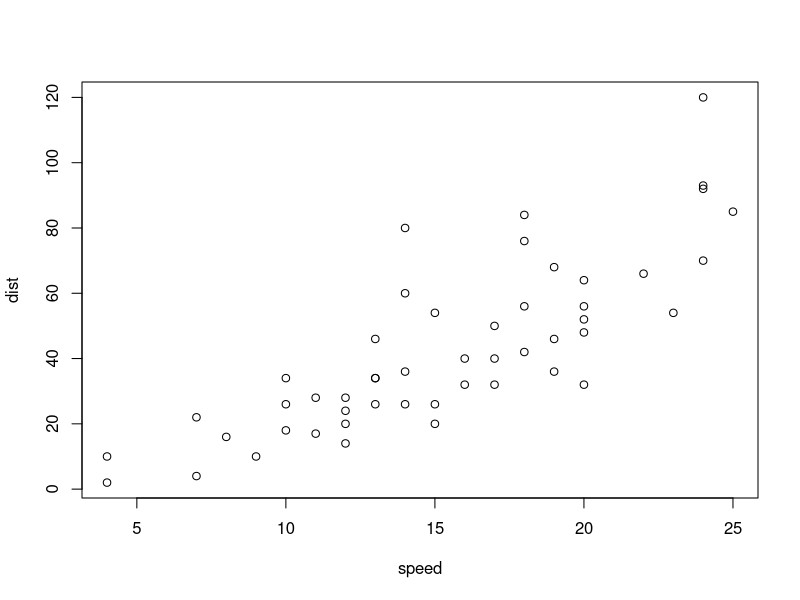
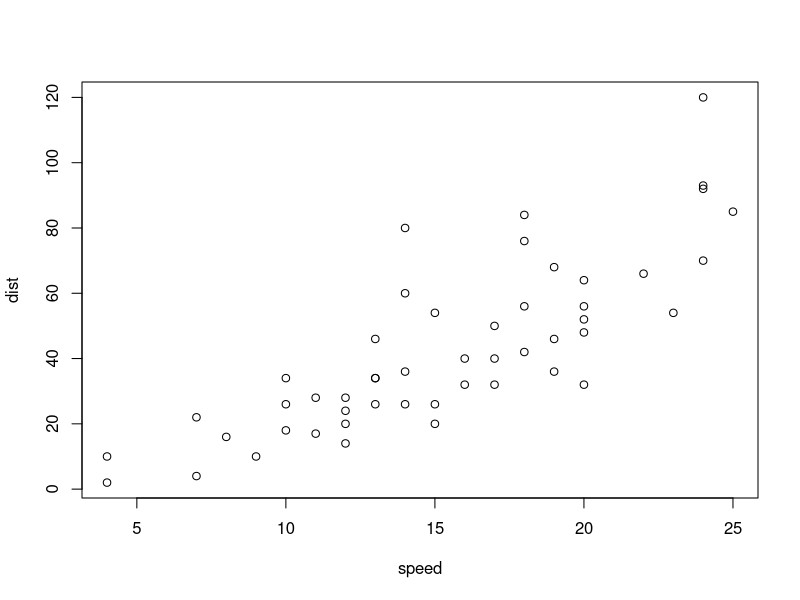
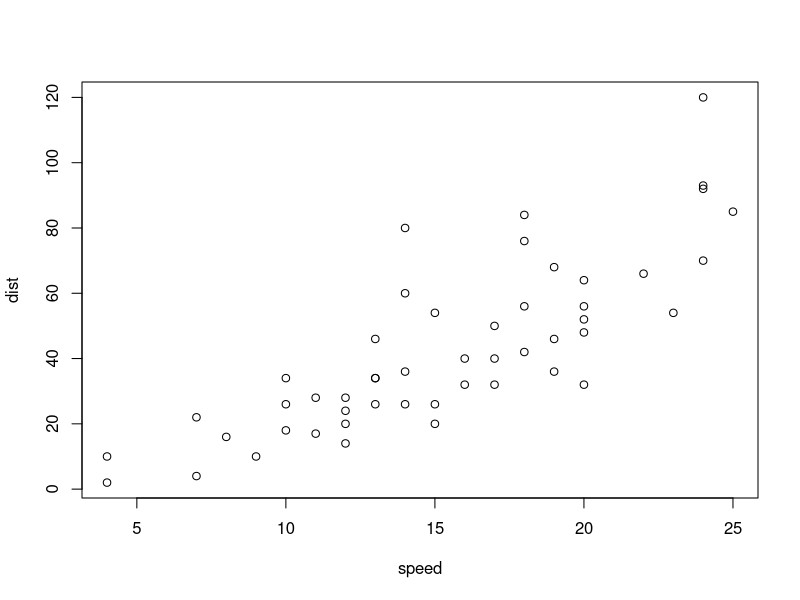
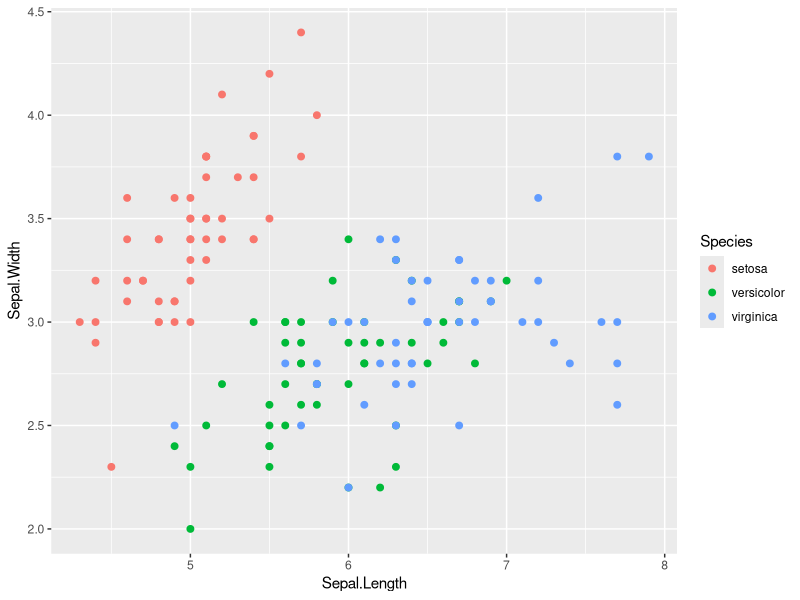

The R script that drew these images, in order:
## ---- chunk 1
library(tidyverse)
library(readxl)
## ---- chunk 2
# この間にコードを記載する
a <- c(1, 2, 3, 4, 5)
a
## ---- chunk 3
d <- read_excel("./data/chapter34_Rmarkdown.xlsx", sheet = 3)
knitr::kable(d)
## ---- chunk 4
#| message: false
#| column: margin
#| collapse: true

plot(cars)
## ---- chunk 5
#| filename: "様々なchunk optionの設定"
#| fig-cap: "figure caption：出力した図にキャプションが付く（cap-location: marginなので右に表示）"
#| fig-alt: "図が読みだせません"
#| fig.height: 4
#| cap-location: margin
#| echo: fenced
 
plot(cars)
## ---- chunk 6
cat("[マークダウン](https://daringfireball.net/projects/markdown/)を**そのまま**表示する\n")
## ---- chunk 7
#| results: asis

cat("[マークダウン](https://daringfireball.net/projects/markdown/)を**変換して**表示する\n")
## ---- chunk 8
#| layout-ncol: 2

plot(cars)
ggplot(iris, aes(x = Sepal.Length, y = Sepal.Width, color = Species)) + geom_point(size=2)
## ---- chunk 9
library(palmerpenguins)
penguins$species |> levels() # <1>
penguins |> 
  group_by(species) |> 
  summarise(mean_bm = mean(na.omit(body_mass_g))) # <2>
## ---- chunk 10
temp <- rnorm(1)
